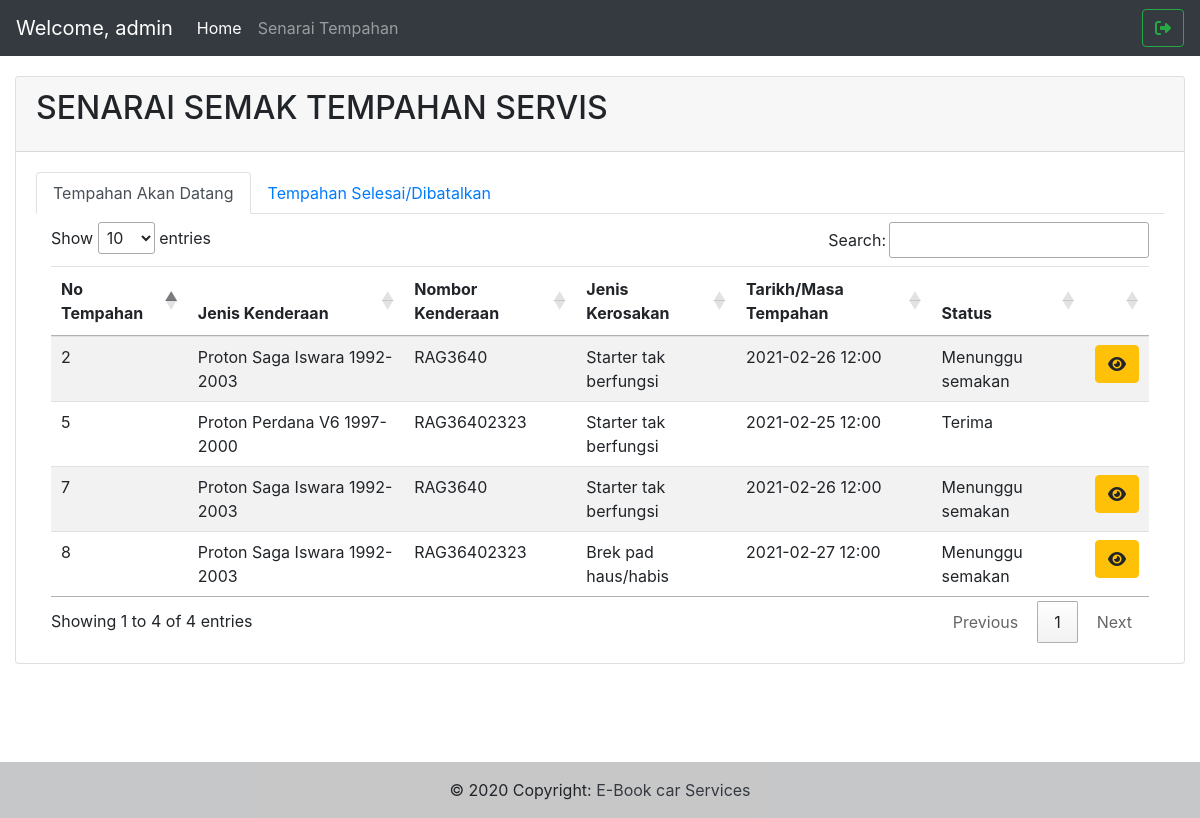
/admin/dashboard.php (signed in), run on an earlier commit of the app's database.
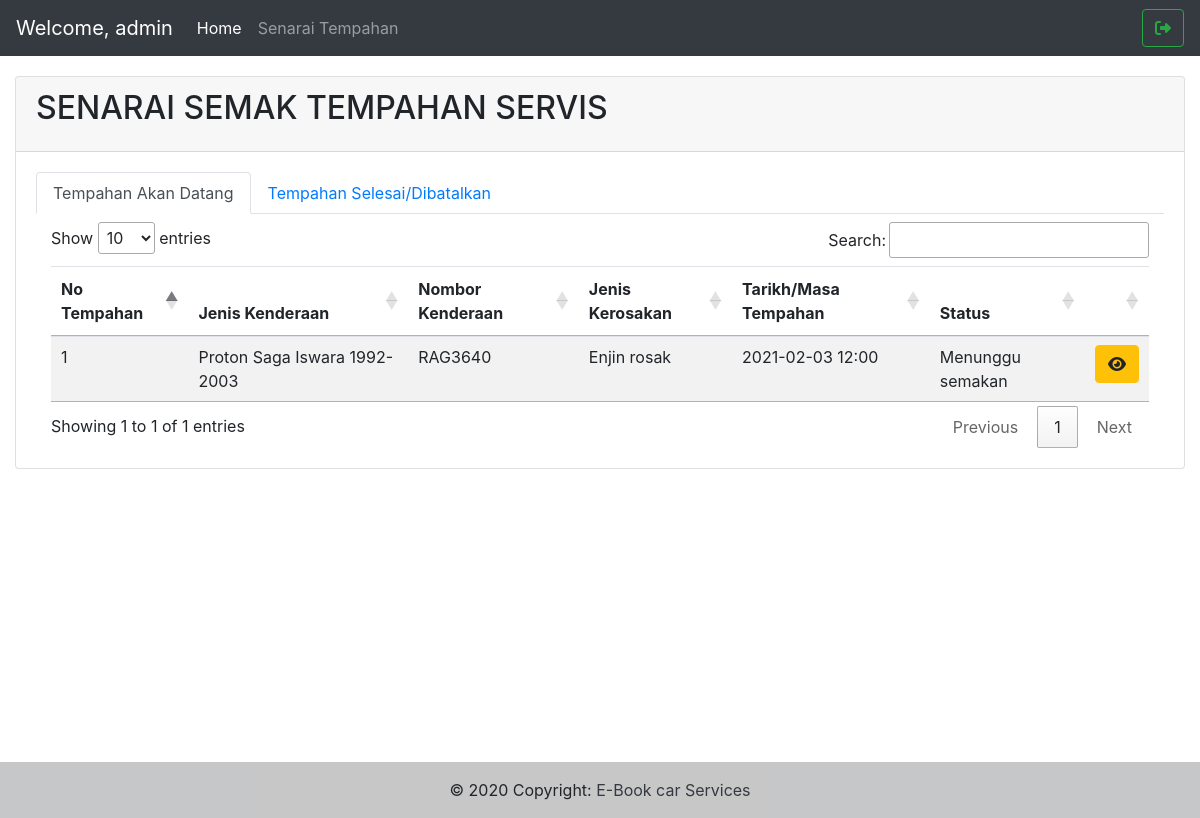
And on a later commit of the database.
### tables this page shows
CREATE TABLE `tempahan_servis` (
  `id` int(11) NOT NULL,
  `no_tempahan` varchar(255) NOT NULL,
  `id_user` int(11) NOT NULL,
  `nama` varchar(255) NOT NULL,
  `ic` varchar(255) NOT NULL,
  `no_telefon` varchar(255) NOT NULL,
  `no_kenderaan` varchar(255) NOT NULL,
  `jenis_kenderaan` varchar(255) NOT NULL,
  `jenis_masalah` varchar(255) NOT NULL,
  `tarikh_masa_tempahan` varchar(255) NOT NULL,
  `status` varchar(255) NOT NULL
);

CREATE TABLE `jenis_kenderaan` (
  `id` int(11) NOT NULL,
  `nama_kenderaan` varchar(255) NOT NULL
);

CREATE TABLE `masalah_kenderaan` (
  `id` int(11) NOT NULL,
  `jenis_masalah` varchar(255) NOT NULL
);

CREATE TABLE `tbl_status` (
  `id` int(11) NOT NULL,
  `status` varchar(50) NOT NULL
);

### admin/dashboard.php (the view, shortened to what this page needs)
<?php
include 'template/header.php';
include 'config/db.php';
?>
<div class="card">
    <div class="card-header">
        <h2 class="card-title">SENARAI SEMAK TEMPAHAN SERVIS</h2>
    </div>
    <div class="card-body">
        <ul class="nav nav-tabs" id="myTab" role="tablist">
            <li class="nav-item" role="presentation">
                <a class="nav-link active" id="home-tab" data-toggle="tab" href="#home" role="tab" aria-controls="home" aria-selected="true">Tempahan Akan Datang</a>
            </li>
            <li class="nav-item" role="presentation">
                <a class="nav-link" id="profile-tab" data-toggle="tab" href="#profile" role="tab" aria-controls="profile" aria-selected="false">Tempahan Selesai/Dibatalkan</a>
            </li>
        </ul>
        <div class="tab-content" id="myTabContent">
            <div class="tab-pane fade show active" id="home" role="tabpanel" aria-labelledby="home-tab">
                <div class="container-fluid mt-2">
                    <table id="myTable" class="table table-striped">
                        <thead>
                            <th>No Tempahan</th>
                            <th>Jenis Kenderaan</th>
                            <th>Nombor Kenderaan</th>
                            <th>Jenis Kerosakan</th>
                            <th>Tarikh/Masa Tempahan</th>
                            <th>Status</th>
                            <th></th>
                        </thead>
                        <tbody>
                            <?php
                            $sql = "SELECT t.id, t.no_kenderaan, t.status as status_t, t.tarikh_masa_tempahan, j.nama_kenderaan, m.jenis_masalah, s.status
                                FROM tempahan_servis as t
                                JOIN jenis_kenderaan as j
                                ON t.jenis_kenderaan = j.id
                                JOIN masalah_kenderaan as m
                                ON t.jenis_masalah = m.id
                                JOIN tbl_status as s
                                ON t.status = s.id
                                WHERE t.status = 1 OR t.status = 2";
                            $result = $conn->query($sql);
                            if ($result->num_rows > 0) {
                                while ($row = $result->fetch_assoc()) {
                            ?>
                                    <tr>
                                        <td><?= $row['id'] ?></td>
                                        <td><?= $row['nama_kenderaan'] ?></td>
                                        <td><?= $row['no_kenderaan'] ?></td>
                                        <td><?= $row['jenis_masalah'] ?></td>
                                        <td><?= $row['tarikh_masa_tempahan'] ?></td>
                                        <td><?= $row['status'] ?></td>
                                        <td>
                                            <?php
                                            if ($row['status_t'] == 1) {
                                            ?>
                                                <a href="show.php?id=<?= $row['id'] ?>" class="btn btn-warning" title="Sunting"><i class="fas fa-eye"></i></a>
                                            <?php
                                            }
                                            ?>
                                        </td>
                                    </tr>
                                <?php
                                }
                            }
                            ?>
                        </tbody>
                    </table>
                </div>
            </div>
        </div>
    </div>
</div>
<?php include 'template/footer.php'; ?>

What changed in the data, as far as the page shows it:
removed tempahan_servis: id "2", jenis_kenderaan.nama_kenderaan "Proton Saga Iswara 1992-2003", no_kenderaan "RAG3640", masalah_kenderaan.jenis_masalah "Starter tak berfungsi", tarikh_masa_tempahan "2021-02-26 12:00", tbl_status.status "Menunggu semakan"
removed tempahan_servis: id "5", jenis_kenderaan.nama_kenderaan "Proton Perdana V6 1997-2000", no_kenderaan "RAG36402323", masalah_kenderaan.jenis_masalah "Starter tak berfungsi", tarikh_masa_tempahan "2021-02-25 12:00", tbl_status.status "Terima"
removed tempahan_servis: id "7", jenis_kenderaan.nama_kenderaan "Proton Saga Iswara 1992-2003", no_kenderaan "RAG3640", masalah_kenderaan.jenis_masalah "Starter tak berfungsi", tarikh_masa_tempahan "2021-02-26 12:00", tbl_status.status "Menunggu semakan"
removed tempahan_servis: id "8", jenis_kenderaan.nama_kenderaan "Proton Saga Iswara 1992-2003", no_kenderaan "RAG36402323", masalah_kenderaan.jenis_masalah "Brek pad haus/habis", tarikh_masa_tempahan "2021-02-27 12:00", tbl_status.status "Menunggu semakan"
added tempahan_servis: id "1", jenis_kenderaan.nama_kenderaan "Proton Saga Iswara 1992-2003", no_kenderaan "RAG3640", masalah_kenderaan.jenis_masalah "Enjin rosak", tarikh_masa_tempahan "2021-02-03 12:00", tbl_status.status "Menunggu semakan"
Also different on the page:
text written by a page script: "Show entries Search: Showing 1 to 4 of 4 entries Previous 1 Next" → "Show entries Search: Showing 1 to 1 of 1 entries Previous 1 Next"
